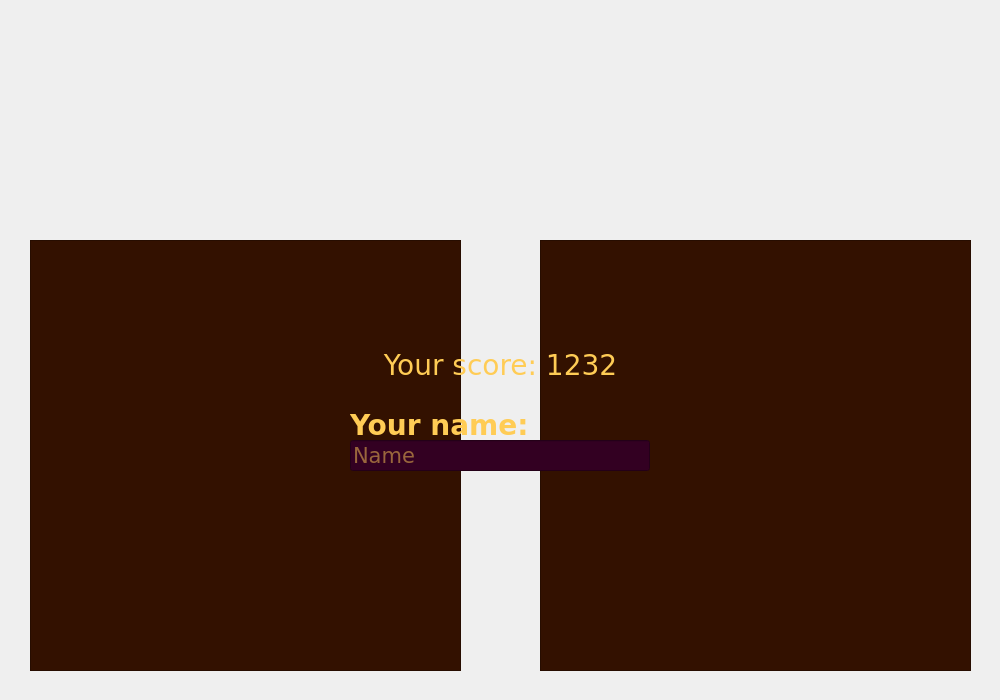
<?xml version="1.0" encoding="UTF-8"?>
<ui version="4.0">
 <class>heighscore</class>
 <widget class="QWidget" name="heighscore">
  <property name="geometry">
   <rect>
    <x>0</x>
    <y>0</y>
    <width>1000</width>
    <height>700</height>
   </rect>
  </property>
  <property name="font">
   <font>
    <family>DejaVu Sans</family>
    <pointsize>21</pointsize>
    <weight>75</weight>
    <bold>true</bold>
   </font>
  </property>
  <property name="cursor">
   <cursorShape>ArrowCursor</cursorShape>
  </property>
  <property name="mouseTracking">
   <bool>true</bool>
  </property>
  <property name="windowTitle">
   <string>Highscore</string>
  </property>
  <property name="windowOpacity">
   <double>1.000000000000000</double>
  </property>
  <property name="autoFillBackground">
   <bool>true</bool>
  </property>
  <property name="styleSheet">
   <string notr="true">color: #FFF;
background: url('qt/highscore_bg.png');
</string>
  </property>
  <widget class="QListWidget" name="global_highscore">
   <property name="enabled">
    <bool>false</bool>
   </property>
   <property name="geometry">
    <rect>
     <x>30</x>
     <y>240</y>
     <width>431</width>
     <height>431</height>
    </rect>
   </property>
   <property name="font">
    <font>
     <family>DejaVu Sans</family>
     <pointsize>21</pointsize>
     <weight>75</weight>
     <bold>true</bold>
    </font>
   </property>
   <property name="focusPolicy">
    <enum>Qt::NoFocus</enum>
   </property>
   <property name="styleSheet">
    <string notr="true">background: #310;
color: #FC5;</string>
   </property>
   <property name="showDropIndicator" stdset="0">
    <bool>false</bool>
   </property>
  </widget>
  <widget class="QListWidget" name="local_highscore">
   <property name="enabled">
    <bool>false</bool>
   </property>
   <property name="geometry">
    <rect>
     <x>540</x>
     <y>240</y>
     <width>431</width>
     <height>431</height>
    </rect>
   </property>
   <property name="font">
    <font>
     <family>DejaVu Sans</family>
     <pointsize>21</pointsize>
     <weight>75</weight>
     <bold>true</bold>
    </font>
   </property>
   <property name="focusPolicy">
    <enum>Qt::NoFocus</enum>
   </property>
   <property name="styleSheet">
    <string notr="true">background: #310;
color: #FC5;</string>
   </property>
  </widget>
  <widget class="QWidget" name="new_highscore_dialog" native="true">
   <property name="geometry">
    <rect>
     <x>300</x>
     <y>250</y>
     <width>400</width>
     <height>300</height>
    </rect>
   </property>
   <property name="mouseTracking">
    <bool>true</bool>
   </property>
   <property name="styleSheet">
    <string notr="true">background: url('qt/new_highscore.png');
color: #FC5;</string>
   </property>
   <widget class="QLabel" name="message">
    <property name="geometry">
     <rect>
      <x>0</x>
      <y>80</y>
      <width>401</width>
      <height>71</height>
     </rect>
    </property>
    <property name="font">
     <font>
      <family>DejaVu Sans</family>
      <pointsize>21</pointsize>
     </font>
    </property>
    <property name="styleSheet">
     <string notr="true">background: transparent;</string>
    </property>
    <property name="text">
     <string>Your score: 1232</string>
    </property>
    <property name="alignment">
     <set>Qt::AlignCenter</set>
    </property>
   </widget>
   <widget class="QLineEdit" name="name">
    <property name="geometry">
     <rect>
      <x>50</x>
      <y>190</y>
      <width>300</width>
      <height>31</height>
     </rect>
    </property>
    <property name="font">
     <font>
      <family>DejaVu Sans</family>
      <pointsize>16</pointsize>
     </font>
    </property>
    <property name="cursor">
     <cursorShape>IBeamCursor</cursorShape>
    </property>
    <property name="mouseTracking">
     <bool>true</bool>
    </property>
    <property name="acceptDrops">
     <bool>false</bool>
    </property>
    <property name="styleSheet">
     <string notr="true">background: #302;
color: #FC5;</string>
    </property>
    <property name="cursorPosition">
     <number>0</number>
    </property>
    <property name="placeholderText">
     <string>Name</string>
    </property>
    <property name="cursorMoveStyle">
     <enum>Qt::VisualMoveStyle</enum>
    </property>
    <property name="clearButtonEnabled">
     <bool>true</bool>
    </property>
   </widget>
   <widget class="QDialogButtonBox" name="new_highscore_dialog_buttons">
    <property name="geometry">
     <rect>
      <x>50</x>
      <y>230</y>
      <width>291</width>
      <height>51</height>
     </rect>
    </property>
    <property name="font">
     <font>
      <family>Sans</family>
      <pointsize>21</pointsize>
     </font>
    </property>
    <property name="mouseTracking">
     <bool>true</bool>
    </property>
    <property name="focusPolicy">
     <enum>Qt::StrongFocus</enum>
    </property>
    <property name="acceptDrops">
     <bool>false</bool>
    </property>
    <property name="autoFillBackground">
     <bool>false</bool>
    </property>
    <property name="styleSheet">
     <string notr="true">background: #302;
color: #FC5;</string>
    </property>
    <property name="standardButtons">
     <set>QDialogButtonBox::NoButton</set>
    </property>
    <property name="centerButtons">
     <bool>true</bool>
    </property>
   </widget>
   <widget class="QLabel" name="label">
    <property name="geometry">
     <rect>
      <x>50</x>
      <y>160</y>
      <width>221</width>
      <height>31</height>
     </rect>
    </property>
    <property name="styleSheet">
     <string notr="true">background: transparent;</string>
    </property>
    <property name="text">
     <string>Your name:</string>
    </property>
   </widget>
  </widget>
 </widget>
 <resources/>
 <connections/>
</ui>
